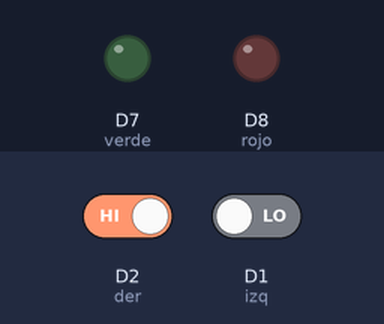
A sketch run on a simulated ESP8266 (NodeMCU). Shown: output pins drawn as LEDs (lit = HIGH). The inputs (shaded band) are chosen by the test bench; at power-on: D2 (der) HIGH, D1 (izq) LOW. WiFi joins after 1.5 s; servers stay silent unless stated; uploads are accepted with an empty reply; what the sketch prints to the serial monitor is not drawn.

Above: at 2.7 s.
2.8 s: D2 (der) driven LOW
At 4.1 s:
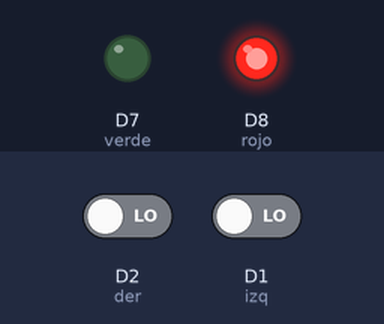
4.5 s: D1 (izq) driven HIGH
At 5.4 s:
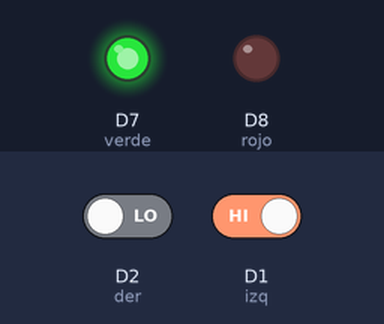
6.2 s: D1 (izq) driven LOW
At 6.7 s:
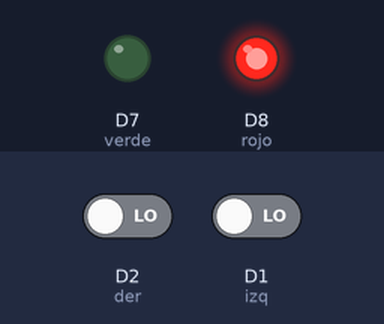
7.9 s: D2 (der) driven HIGH
At 9.1 s:
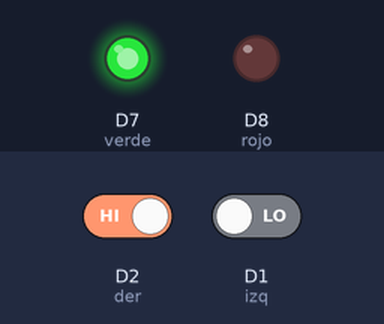
Timing chart, 0 to 10.6 s (numbered marks = the images above; inputs shaded):
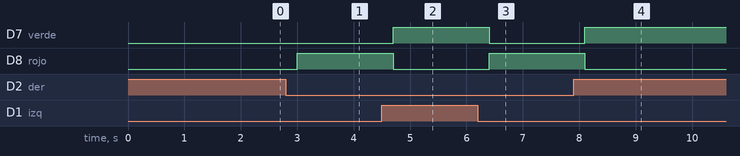

Measured:
- after the input at 2.8 s, D8 (rojo): LOW → HIGH after 0.20 s
- after the input at 4.5 s, D7 (verde): LOW → HIGH after 0.20 s; D8 (rojo): HIGH → LOW after 0.20 s
- after the input at 6.2 s, D7 (verde): HIGH → LOW after 0.20 s; D8 (rojo): LOW → HIGH after 0.20 s
- after the input at 7.9 s, D7 (verde): LOW → HIGH after 0.20 s; D8 (rojo): HIGH → LOW after 0.20 s

The sketch:

Almacenamiento.ino
```cpp
#include <ESP8266WiFi.h>
#include <ESP8266HTTPClient.h>
#include <ArduinoJson.h>

int verde = D7;  // LED connected to digital pin 13
int rojo = D8;  // LED connected to digital pin 13
int izq = D1;
int der = D2;
int d = 0;
int i = 0;

int ultimo = 0;
int a= 0;
int b=0;


//Server
String server = "http://almacenamiento.herokuapp.com/api/sensor";


void setup() {
  Serial.begin(115200);    //iniciar puerto serie
  pinMode(verde, OUTPUT);
  pinMode(rojo, OUTPUT);
  pinMode(der, INPUT);    //In
  pinMode(izq, INPUT);    //In

  //Conexion a la Red Wifi
   WiFi.begin("julio", "huevos2020");
  Serial.print("Connecting");
  while (WiFi.status() != WL_CONNECTED)
  {
    delay(500);
    Serial.print(".");
  }
  Serial.println();

  Serial.print("Connected, IP address: ");
  Serial.println(WiFi.localIP());
}


void loop() {

  d = digitalRead(der);   //
  i = digitalRead(izq);   //

  if(d == 0 && i == 0 && ultimo == 0  ){
    post("false");
    apagado();
    Serial.println("Apagado");
    b=1;
    a=1;
    ultimo=1;
  }else if(d == 1 && i == 0   && b==1){
    post("true");
    encender();
    Serial.println("ED");
    a=1;
    b=0;
    ultimo=0;
  }else if(i == 1 && d== 0 && a==1 ){
    post("true");
    Serial.println("EI");
    encender();
    b=1;
    a=0;
    ultimo=0;
  }

}

  void post(String estado) {

  HTTPClient http;
  String json;
  StaticJsonDocument<200> doc;
  doc["estado"] = estado;
  serializeJson(doc, json);
  Serial.println(json);
  http.begin(server);
  http.addHeader("Content-Type", "application/json");
  http.POST(json);
  http.writeToStream(&Serial);
  http.end();
}

void apagado(){
    digitalWrite(verde , LOW);
    digitalWrite(rojo , HIGH);
}

void encender(){
    digitalWrite(verde , HIGH);   // poner el Pin en HIGH
    digitalWrite(rojo , LOW);
}
```
